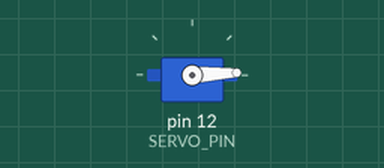
A sketch run on a simulated Arduino Uno, built with avr-gcc and run on an emulated ATmega328P. Parts: servo.

Above: at 0.05 s.
At 1.3 s:
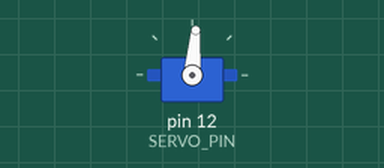
At 2.6 s:
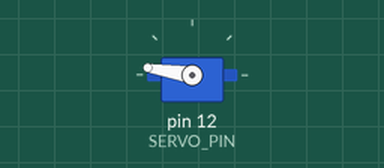
At 5.2 s:
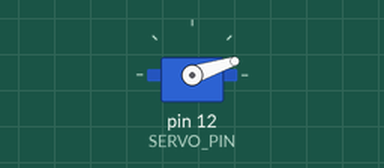
Timing chart, 0 to 7.1 s (numbered marks = the images above):
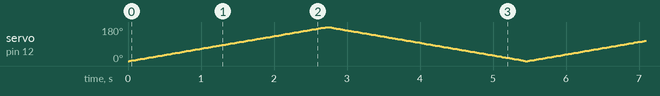

The sketch:

Servo.ino
```cpp
#include <Servo.h>

#define SERVO_PIN 12

Servo servo;
int angle = 0;

void setup() {
  servo.attach(SERVO_PIN);
}

void loop() {
  for(angle = 0; angle <= 180; angle++) {
    servo.write(angle);
    delay(15);
  }

  for(angle = 180; angle >= 0; angle--) {
    servo.write(angle);
    delay(15);
  }

}
```
